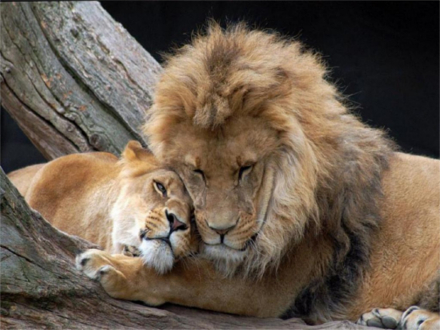
//> input picture images/lions.jpg, 440 x 330 px
$ ./ColorSpace   (built with g++ and OpenCV 4)
//> lines starting //> are read from the running program, lines starting //| are printed output that depends on the picture
#include <opencv2/opencv.hpp>

using namespace std;
using namespace cv;

// Color Space Transformations
int main( int argc, char** argv )
{
	char imageName[] = "/home/omajul/workspace/images/lions.jpg";
	Mat imgBGR, imgHSV;
	imgBGR = imread( imageName, 1 );
//> imgBGR is the input picture: 330 rows x 440 cols, CV_8UC3; mean B, G, R 77.3, 91.8, 106.3

	if(!imgBGR.data )
	{
		cout << " No image data \n " << endl;
		return -1;
	}

	// Define the vector of matrix for both cases
	vector<Mat> bgr_planes;
	vector<Mat> hsv_planes;

	//Split the image in BGR components
	split(imgBGR, bgr_planes);
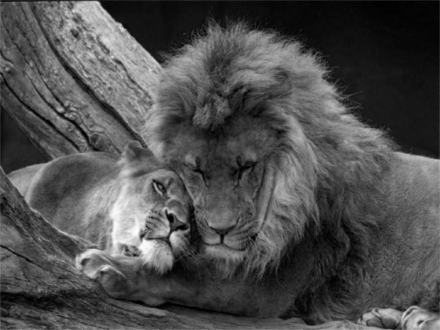
//> bgr_planes[0]: 330 rows x 440 cols, CV_8UC1; min 0, max 255, mean 77.3
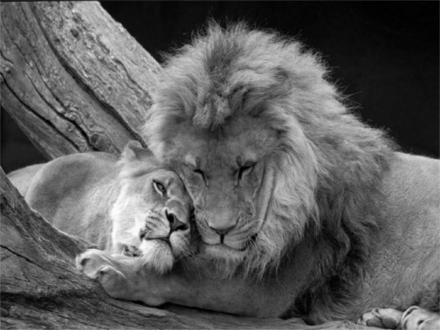
//> bgr_planes[1]: 330 rows x 440 cols, CV_8UC1; min 0, max 253, mean 91.8
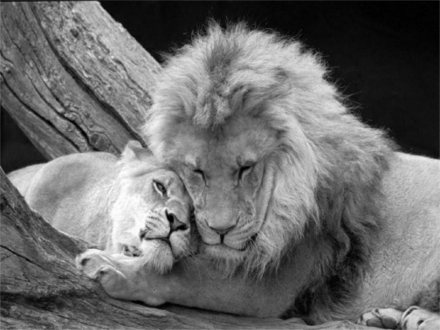
//> bgr_planes[2]: 330 rows x 440 cols, CV_8UC1; min 0, max 255, mean 106.3

	// Compute the color transformation
	cvtColor(imgBGR, imgHSV, CV_BGR2HSV);
//> imgHSV: 330 rows x 440 cols, CV_8UC3; mean H, S, V 39.1, 74.3, 107.4

	//Split the image in HSI components
	split(imgHSV, hsv_planes);
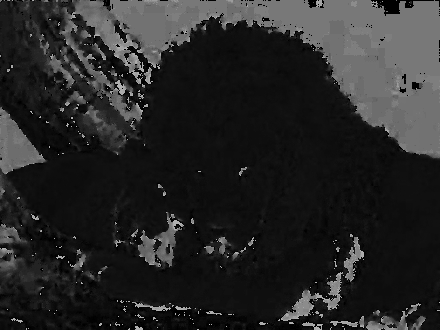
//> hsv_planes[0]: 330 rows x 440 cols, CV_8UC1; min 0, max 179, mean 39.1
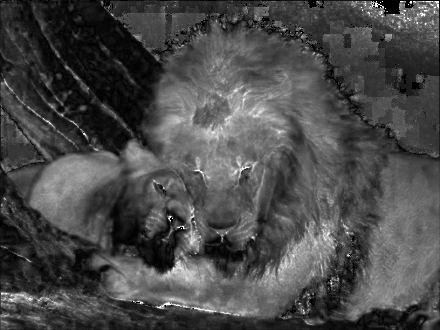
//> hsv_planes[1]: 330 rows x 440 cols, CV_8UC1; min 0, max 255, mean 74.3

	namedWindow( "HSV", CV_WINDOW_AUTOSIZE );
	imshow( "HSV", imgHSV );
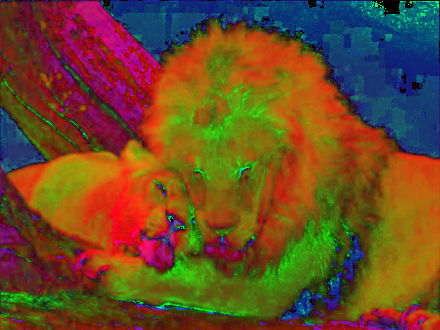
//> window 'HSV': 330 rows x 440 cols, CV_8UC3; mean B, G, R 39.1, 74.3, 107.4
	namedWindow( "H", CV_WINDOW_AUTOSIZE );
	imshow( "H", hsv_planes[0] );
	namedWindow( "S", CV_WINDOW_AUTOSIZE );
	imshow( "S", hsv_planes[1] );
	namedWindow( "V", CV_WINDOW_AUTOSIZE );
	imshow( "V", hsv_planes[2] );

	waitKey(0);
	return 0;
}

$ run again, with images/cartagena.jpg copied over images/lions.jpg
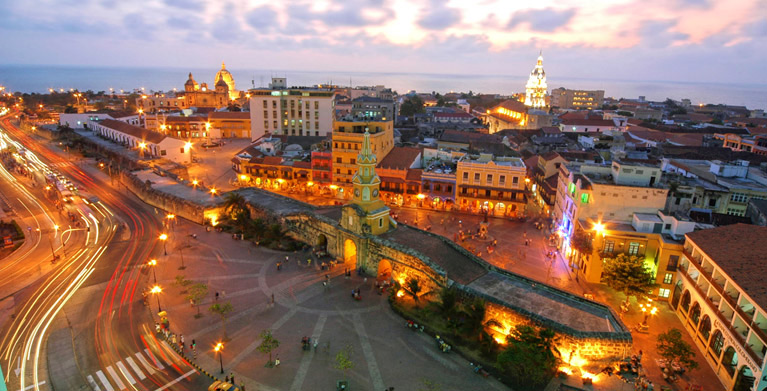
//> input picture images/cartagena.jpg, 767 x 391 px
//> imgBGR is the input picture: 391 rows x 767 cols, CV_8UC3; mean B, G, R 95.9, 112.3, 145
//> imgHSV: 391 rows x 767 cols, CV_8UC3; mean H, S, V 55.2, 106.3, 151.4
//> `split(imgHSV, hsv_planes);`:
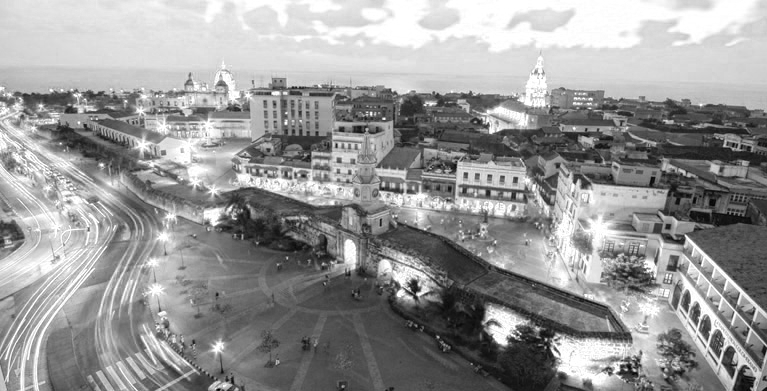
//> hsv_planes[2]: 391 rows x 767 cols, CV_8UC1; min 2, max 255, mean 151.4
//> `imshow( "HSV", imgHSV );`:
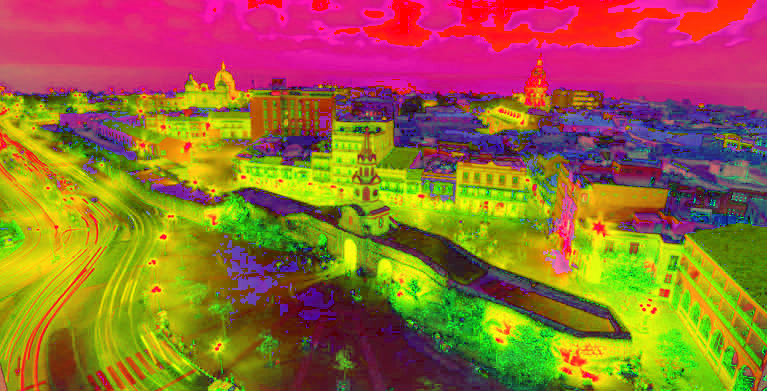
//> window 'HSV': 391 rows x 767 cols, CV_8UC3; mean B, G, R 55.2, 106.3, 151.4
